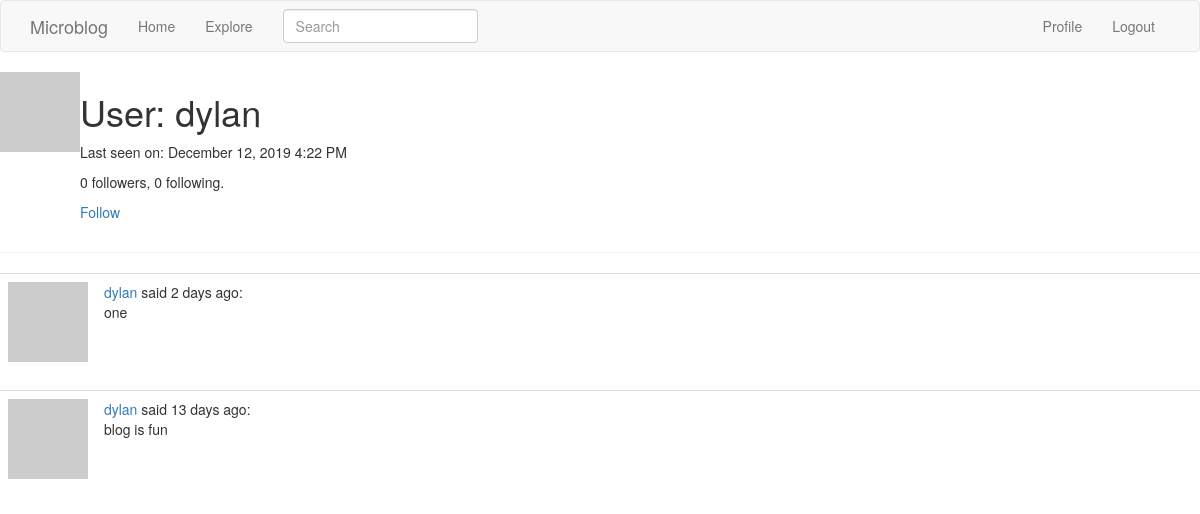
Screenshot of /user/dylan (signed in) with the database file from the repository.
### app/models.py (models this page shows, shortened)
class User(UserMixin, db.Model):
    id = db.Column(db.Integer, primary_key=True)
    username = db.Column(db.String(64), index=True, unique=True)
    email = db.Column(db.String(120), index=True, unique=True)
    password_hash = db.Column(db.String(128))
    posts = db.relationship('Post', backref='author', lazy='dynamic')
    about_me = db.Column(db.String(140))
    last_seen = db.Column(db.DateTime, default=datetime.utcnow)
    followed = db.relationship(
        'User', secondary=followers,
        primaryjoin=(followers.c.follower_id == id),
        secondaryjoin=(followers.c.followed_id == id),
        backref=db.backref('followers', lazy='dynamic'), lazy='dynamic')
    def avatar(self, size):
        digest = md5(self.email.lower().encode('utf-8')).hexdigest()
        return 'https://www.gravatar.com/avatar/{}?d=identicon&s={}'.format(
            digest, size)
    def is_following(self, user):
        return self.followed.filter(
            followers.c.followed_id == user.id).count() > 0

class SearchableMixin(object):
    @classmethod
    def before_commit(cls, session):
        session._changes = {
            'add': list(session.new),
            'update': list(session.dirty),
            'delete': list(session.deleted)
        }
    @classmethod
    def after_commit(cls, session):
        for obj in session._changes['add']:
            if isinstance(obj, SearchableMixin):
                add_to_index(obj.__tablename__, obj)
        for obj in session._changes['update']:
            if isinstance(obj, SearchableMixin):
                add_to_index(obj.__tablename__, obj)
        for obj in session._changes['delete']:
            if isinstance(obj, SearchableMixin):
                remove_from_index(obj.__tablename__, obj)
        session._changes = None

class Post(SearchableMixin, db.Model):
    __searchable__ = ['body']
    id = db.Column(db.Integer, primary_key=True)
    body = db.Column(db.String(140))
    timestamp = db.Column(db.DateTime, index=True, default=datetime.utcnow)
    user_id = db.Column(db.Integer, db.ForeignKey('user.id'))

### app/routes.py (the view)
@app.route('/user/<username>')
@login_required
def user(username):
    user = User.query.filter_by(username=username).first_or_404()
    page = request.args.get('page', 1, type=int)
    posts = user.posts.order_by(Post.timestamp.desc()).paginate(
        page, app.config['POSTS_PER_PAGE'], False)
    next_url = url_for('user', username=user.username, page=posts.next_num) \
        if posts.has_next else None
    prev_url = url_for('user', username=user.username, page=posts.prev_num) \
        if posts.has_prev else None
    return render_template('user.html', user=user, posts=posts.items,
                           next_url=next_url, prev_url=prev_url)

### app/forms.py
class SearchForm(FlaskForm):
    q = StringField(_l('Search'), validators=[DataRequired()])
    def __init__(self, *args, **kwargs):
        if 'formdata' not in kwargs:
            kwargs['formdata'] = request.args
        if 'csrf_enabled' not in kwargs:
            kwargs['csrf_enabled'] = False
        super(SearchForm, self).__init__(*args, **kwargs)

### app/models.py (called while the page is built)
@login.user_loader
def load_user(id):
    return User.query.get(int(id))

### app/routes.py (called while the page is built)
@app.before_request
def before_request():
    if current_user.is_authenticated:
        current_user.last_seen = datetime.utcnow()
        db.session.commit()
        g.search_form = SearchForm()
    g.locale = str(get_locale())

### app/templates/user.html (shortened to what this page needs)
{% extends "base.html" %}
{% block content %}
    <table>
        <tr valign="top">
            <td><img src="{{ user.avatar(128) }}"></td>
            <td>
                <h1>User: {{ user.username }}</h1>
                {% if user.last_seen %}
                <p>Last seen on: {{ moment(user.last_seen).format('LLL') }}</p>
                {% endif %}                <p>{{ user.followers.count() }} followers, {{ user.followed.count() }} following.</p>
                {% if user == current_user %}
                <p><a href="{{ url_for('edit_profile') }}">Edit your profile</a></p>
                {% elif not current_user.is_following(user) %}
                <p><a href="{{ url_for('follow', username=user.username) }}">Follow</a></p>
                {% else %}
                <p><a href="{{ url_for('unfollow', username=user.username) }}">Unfollow</a></p>
                {% endif %}
            </td>
        </tr>
    </table>
    <hr>
    {% for post in posts %}
        {% include '_post.html' %}
    {% endfor %}
{% endblock %}

### app/templates/_post.html
<table class="table table-hover">
    <tr>
        <td width="70px">
            <a href="{{ url_for('user', username=post.author.username) }}">
                <img src="{{ post.author.avatar(70) }}" />
            </a>
        </td>
        <td>
            <a href="{{ url_for('user', username=post.author.username) }}">
                {{ post.author.username }}
            </a>
            said {{ moment(post.timestamp).fromNow() }}:
            <br>
            {{ post.body }}
        </td>
    </tr>
</table>

### rows the page displays
User: username "dylan", last_seen "December 12, 2019 4:22 PM"
Post: author.username "dylan", timestamp "2 days ago", body "one"
Post: author.username "dylan", timestamp "13 days ago", body "blog is fun"

### other values shown
{{ user.followers.count() }} "0"
{{ user.followed.count() }} "0"
